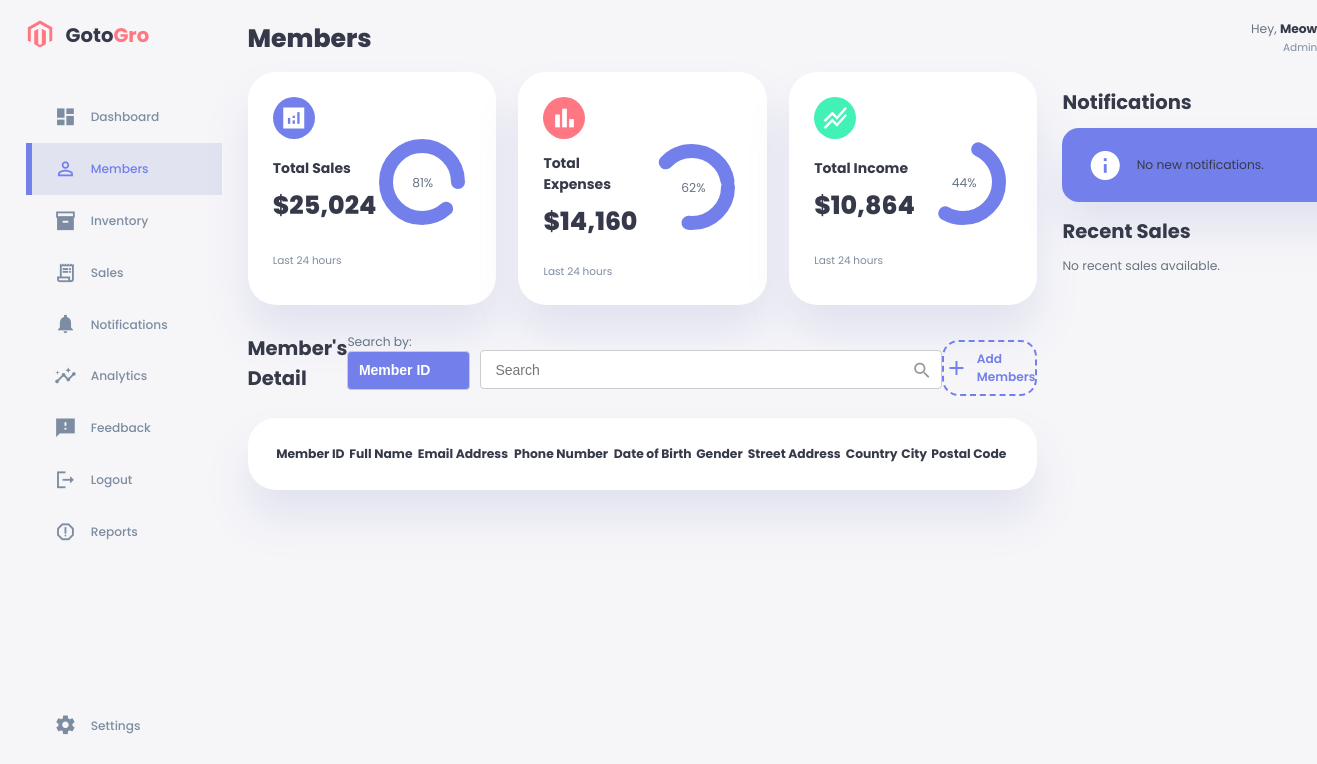
The app's page /members.php, older data.
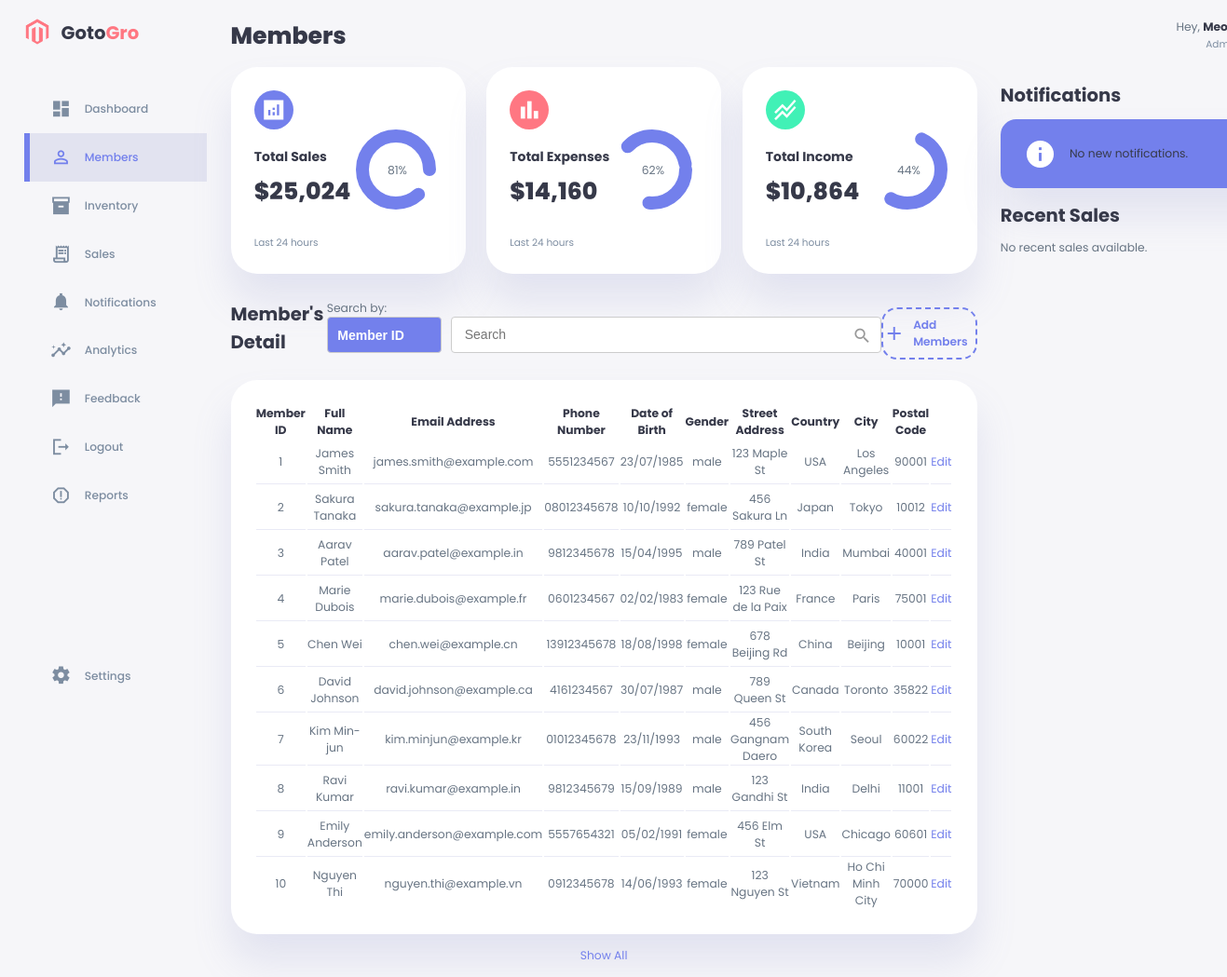
The same page, newer data.
### tables this page shows
CREATE TABLE IF NOT EXISTS members (
	Member_ID int(5) NOT NULL,
	Full_Name varchar(50) NOT NULL,
	Email_Address varchar(50) NOT NULL,
	Phone_Number varchar(12) NOT NULL,
	DOB varchar(10) NOT NULL,
	Gender varchar(7) NOT NULL,
	Street_Address varchar(50) NOT NULL,
	Country varchar(50) NOT NULL,
	City varchar(50) NOT NULL,
	Postal_Code int(5) NOT NULL
);

### members.php (the view, shortened to what the changed rows need)
<?php
require_once('settings.php');
$conn = new mysqli($host, $user, $pwd, $sql_db);
$limit = 10;
if (isset($_GET['show']) && $_GET['show'] === 'all') {
    $sql = "SELECT * FROM members";
    $show_all = true;
} else {
    $sql = "SELECT * FROM members LIMIT $limit";
    $show_all = false;
}
$result = $conn->query($sql);
$sql_count = "SELECT COUNT(*) AS total FROM members";
$count_result = $conn->query($sql_count);
$row_count = $count_result->fetch_assoc();
$total_members = $row_count['total'];
?>
<!DOCTYPE html>
<html lang="en">
<head>
    <link rel="stylesheet" href="./style.css" />
    <link rel="stylesheet" href="./member.css" />
    <link rel="stylesheet" href="./memberform.css" />
</head>
<body>
    <div class="container">
        <aside>
            <div class="top">
                <div class="logo">
                    <h2>Goto<span class="danger">Gro</span></h2>
                </div>
            </div>
        </aside>
        <main>
            <h1>Members</h1>
            <div class="insights">
                <div class="sales">
                    <div class="middle">
                        <div class="left">
                            <h1>$25,024</h1>
                        </div>
                        <div class="progress">
                            <svg>
                                <circle cx="38" cy="38" r="36"></circle>
                            </svg>
                            <div class="number">
                                <p>81%</p>
                            </div>
                        </div>
                    </div>
                </div>
                <div class="expenses">
                    <div class="middle">
                        <div class="left">
                            <h1>$14,160</h1>
                        </div>
                        <div class="progress">
                            <svg>
                                <circle cx="38" cy="38" r="36"></circle>
                            </svg>
                            <div class="number">
                                <p>62%</p>
                            </div>
                        </div>
                    </div>
                </div>
                <div class="income">
                    <div class="middle">
                        <div class="left">
                            <h1>$10,864</h1>
                        </div>
                        <div class="progress">
                            <svg>
                                <circle cx="38" cy="38" r="36"></circle>
                            </svg>
                            <div class="number">
                                <p>44%</p>
                            </div>
                        </div>
                    </div>
                </div>
            </div>
            <div class="member-container">
                <div class="member-detail">
                    <div class="member-detail-header">
                        <h2>Member's Detail</h2>
                        <form method="get" action="">
                        </form>
                        <div class="add-member">
                        </div>
                    </div>
                    <table id="member-detail--table">
                        <thead>
                            <tr>
                                <th>Member ID</th>
                                <th>Full Name</th>
                                <th>Email Address</th>
                                <th>Phone Number</th>
                                <th>Date of Birth</th>
                                <th>Gender</th>
                                <th>Street Address</th>
                                <th>Country</th>
                                <th>City</th>
                                <th>Postal Code</th>
                                <th></th>
                            </tr>
                        </thead>
                        <tbody>
                            <?php
                            if (isset($_GET['search_bar'])) {
                                $search_term = $conn->real_escape_string($_GET['search_bar']);
                                $search_column = $_GET['search-column'];
                                $sql_search = "SELECT * FROM members WHERE $search_column LIKE '%$search_term%'";
                                $result_search = $conn->query($sql_search);
                                if ($result_search->num_rows > 0) {
                                    while ($row = $result_search->fetch_assoc()) {
                                        echo "<tr>";
                                        echo "<td>" . htmlspecialchars($row['Member_ID']) . "</td>";
                                        echo "<td>" . htmlspecialchars($row['Full_Name']) . "</td>";
                                        echo "<td>" . htmlspecialchars($row['Email_Address']) . "</td>";
                                        echo "<td>" . htmlspecialchars($row['Phone_Number']) . "</td>";
                                        echo "<td>" . htmlspecialchars($row['DOB']) . "</td>";
                                        echo "<td>" . htmlspecialchars($row['Gender']) . "</td>";
                                        echo "<td>" . htmlspecialchars($row['Street_Address']) . "</td>";
                                        echo "<td>" . htmlspecialchars($row['Country']) . "</td>";
                                        echo "<td>" . htmlspecialchars($row['City']) . "</td>";
                                        echo "<td>" . htmlspecialchars($row['Postal_Code']) . "</td>";
                                        echo "<td><a class='edit-member' onclick=\"requestMemberInfo(this)\" data-member-id='" . htmlspecialchars($row["Member_ID"]) . "'>Edit</a></td>";
                                        echo "</tr>";
                                    }
                                } else {
                                    echo "No results found.";
                                }
                            } else {
                                if ($result->num_rows > 0) {
                                    while ($row = $result->fetch_assoc()) {
                                        echo "<tr>";
                                        echo "<td>" . $row["Member_ID"] . "</td>";
                                        echo "<td>" . $row["Full_Name"] . "</td>";
                                        echo "<td>" . $row["Email_Address"] . "</td>";
                                        echo "<td>" . $row["Phone_Number"] . "</td>";
                                        echo "<td>" . $row["DOB"] . "</td>";
                                        echo "<td>" . $row["Gender"] . "</td>";
                                        echo "<td>" . $row["Street_Address"] . "</td>";
                                        echo "<td>" . $row["Country"] . "</td>";
                                        echo "<td>" . $row["City"] . "</td>";
                                        echo "<td>" . $row["Postal_Code"] . "</td>";
                                        echo "<td><a class='edit-member' onclick=\"requestMemberInfo(this)\" data-member-id='" . $row["Member_ID"] . "'>Edit</a></td>";
                                        echo "</tr>";
                                    }
                                }
                            }
                            ?>
                        </tbody>
                    </table>
                    <?php if ($total_members > $limit): ?>
                        <?php if ($show_all): ?>
                            <a href="members.php" class="show-all">Show Less</a>
                        <?php else: ?>
                            <a href="members.php?show=all" class="show-all">Show All</a>
                        <?php endif; ?>
                    <?php endif; ?>
                </div>
            </div>
        </main>
        <div class="right">
            <div class="notification-section">
                <h2>Notifications
                </h2>
            </div>
            <div class="recent-sales">
                <h2>Recent Sales</h2>
            </div>
        </div>
    </div>
</body>
</html>

Row changes from the older to the newer data that the page shows:
added members: Member_ID "1", Full_Name "James Smith", Email_Address "james.smith@example.com", Phone_Number "5551234567", DOB "23/07/1985", Gender "male", Street_Address "123 Maple St", Country "USA", City "Los Angeles", Postal_Code "90001"
added members: Member_ID "2", Full_Name "Sakura Tanaka", Email_Address "sakura.tanaka@example.jp", Phone_Number "08012345678", DOB "10/10/1992", Gender "female", Street_Address "456 Sakura Ln", Country "Japan", City "Tokyo", Postal_Code "10012"
added members: Member_ID "3", Full_Name "Aarav Patel", Email_Address "aarav.patel@example.in", Phone_Number "9812345678", DOB "15/04/1995", Gender "male", Street_Address "789 Patel St", Country "India", City "Mumbai", Postal_Code "40001"
added members: Member_ID "4", Full_Name "Marie Dubois", Email_Address "marie.dubois@example.fr", Phone_Number "0601234567", DOB "02/02/1983", Gender "female", Street_Address "123 Rue de la Paix", Country "France", City "Paris", Postal_Code "75001"
added members: Member_ID "5", Full_Name "Chen Wei", Email_Address "chen.wei@example.cn", Phone_Number "13912345678", DOB "18/08/1998", Gender "female", Street_Address "678 Beijing Rd", Country "China", City "Beijing", Postal_Code "10001"
added members: Member_ID "6", Full_Name "David Johnson", Email_Address "david.johnson@example.ca", Phone_Number "4161234567", DOB "30/07/1987", Gender "male", Street_Address "789 Queen St", Country "Canada", City "Toronto", Postal_Code "35822"
added members: Member_ID "7", Full_Name "Kim Min-jun", Email_Address "kim.minjun@example.kr", Phone_Number "01012345678", DOB "23/11/1993", Gender "male", Street_Address "456 Gangnam Daero", Country "South Korea", City "Seoul", Postal_Code "60022"
added members: Member_ID "8", Full_Name "Ravi Kumar", Email_Address "ravi.kumar@example.in", Phone_Number "9812345679", DOB "15/09/1989", Gender "male", Street_Address "123 Gandhi St", Country "India", City "Delhi", Postal_Code "11001"
added members: Member_ID "9", Full_Name "Emily Anderson", Email_Address "emily.anderson@example.com", Phone_Number "5557654321", DOB "05/02/1991", Gender "female", Street_Address "456 Elm St", Country "USA", City "Chicago", Postal_Code "60601"
added members: Member_ID "10", Full_Name "Nguyen Thi", Email_Address "nguyen.thi@example.vn", Phone_Number "0912345678", DOB "14/06/1993", Gender "female", Street_Address "123 Nguyen St", Country "Vietnam", City "Ho Chi Minh City", Postal_Code "70000"
Text that changed along with them:
text now shown: "Show All"
